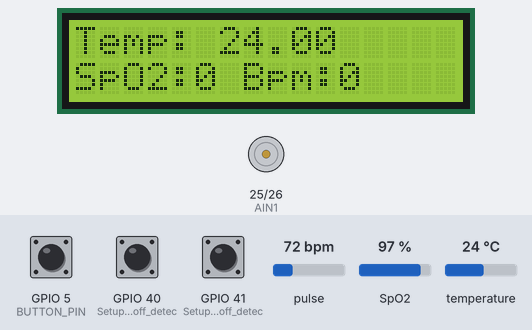
This sketch was run on a simulated ESP32. On the bench: 16×2 character LCD, motor-driver pin pairs drawn as motors (green arrow = first pin HIGH = forward, orange = second pin HIGH = backward, longer = more drive, scaled by the enable pin). The test bench sets the inputs (shaded band); at power-on: GPIO 5 (BUTTON_PIN) HIGH, temperature 24 °C, pulse 72 bpm, SpO2 97 %, GPIO 40 (Setup_for_leads_off_detec) LOW, GPIO 41 (Setup_for_leads_off_detec) LOW. What the sketch prints to the serial monitor is not drawn.

Above: at 3.3 s.
3.4 s: GPIO 5 (BUTTON_PIN) pulled LOW for 0.15 s
At 5.2 s:
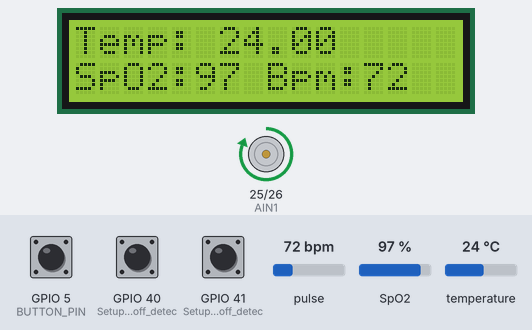
9.5 s: temperature set to 41 °C
At 10.8 s:
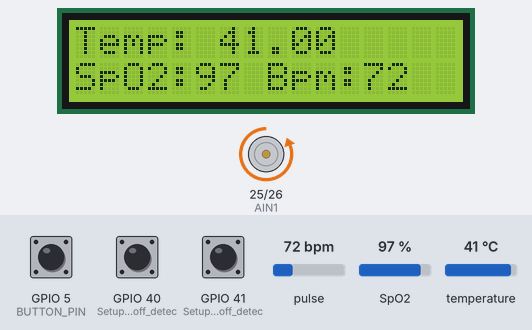
15.4 s: pulse set to 42 bpm
At 16.6 s:
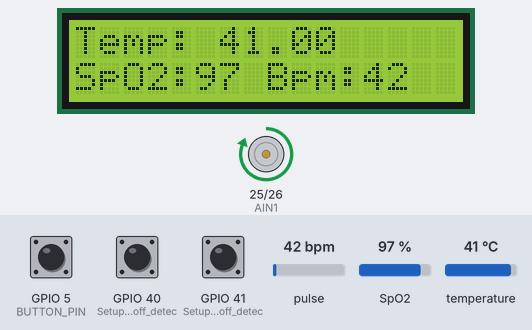
21.3 s: SpO2 set to 80 %
At 22.9 s:
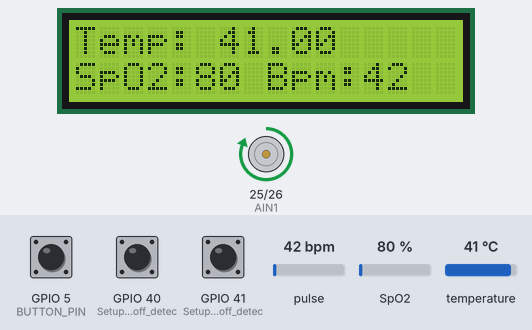
25.5 s: temperature set to 12 °C
At 27.0 s:
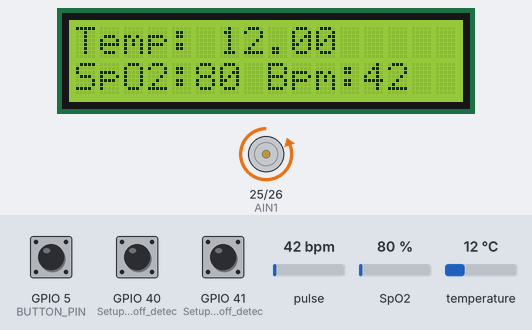
Timing chart, 0 to 29.5 s (numbered marks = the images above; inputs shaded):
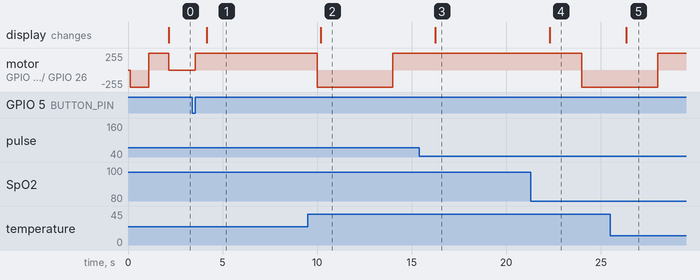

The sketch:

1.final_pre.ino
```cpp
//Libraries

#include <OneWire.h>
#include <DallasTemperature.h>
#include <Wire.h>
#include "MAX30100_PulseOximeter.h"
#include <LiquidCrystal_I2C.h>


//Constants

#define REPORTING_PERIOD_MS 1000
#define ONE_WIRE_BUS 4
#define BUTTON_PIN 5
#define AIN1 25
#define AIN2 26
#define PWMA 32


//Objects

PulseOximeter pox;
OneWire oneWire(ONE_WIRE_BUS);
DallasTemperature sensors(&oneWire);
DeviceAddress tempDeviceAddress;
LiquidCrystal_I2C lcd(0x27, 16, 2);


//Varialbes

float heartrate;
float bloodoxygen;
unsigned long lastTempRequest = 0;
unsigned long tsLastReport = 0;
unsigned long adLastReport = 0;
unsigned long motorLastReport = 0;
unsigned long lastForward = 0;
unsigned long lastReverse = 0;
unsigned long startTime = 0;
unsigned long currentTime = 0;
float temperature = 0.0;
int numberOfDevices;
bool lastState = 1;
int currentState;
int frequency;
int channel;
int resolution;
int temphighcounter = 0;
int tempCriticalCounter = 0;
int bpmHighCounter = 0;
int spoLowCounter = 0;
int spoCriticalCounter = 0;
int bpmLowCounter = 0;


//flags
bool motorFlag = 0;
bool SensitiveOxygen = 0;
bool CriticalOxygen = 0;
bool SensitiveBpm = 0;
bool CriticalBpm = 0;
bool SensitiveTemp = 0;
bool CriticalTemp = 0;
bool forward = 1;


void onBeatDetected() {
  Serial.println("Beat!");
}

void configureMax30100() {
  // Configure sensor to use 7.6mA for LED drive
  pox.setIRLedCurrent(MAX30100_LED_CURR_7_6MA);
  // Register a callback routine
  pox.setOnBeatDetectedCallback(onBeatDetected);
}

void setup(void) {
  pinMode(BUTTON_PIN, INPUT_PULLUP);
  Serial.begin(115200);

  //Buzzer
  ledcSetup(channel, frequency, resolution);
  ledcAttachPin(18, channel);

  //LCD
  lcd.init();
  lcd.backlight();
  lcd.clear();
  lcd.setCursor(0, 0);
  lcd.print("Starting...");
  Serial.println("Starting LCD");

  //DS18B20

  sensors.begin();
  numberOfDevices = sensors.getDeviceCount();
  Serial.print("Locating temperature sensors...");
  Serial.print("Found ");
  Serial.print(numberOfDevices, DEC);
  Serial.println(" sensors.");
  sensors.getAddress(tempDeviceAddress, 0);
  Serial.print("Found device ");
  sensors.setWaitForConversion(false);
  sensors.requestTemperatures();

  //MAX30100

  Serial.print("Initializing pulse oximeter..");
  Wire.setClock(400000UL);  // I tried changing the I2C_BUS_SPEED to 100Khz, it made no difference in the output values
  // Initialize sensor
  if (!pox.begin()) {
    Serial.println("FAILED");
    for (;;)
      ;
  } else {
    Serial.println("SUCCESS");
  }
  configureMax30100();


  //AD8232

  pinMode(40, INPUT);  // Setup for leads off detection LO +
  pinMode(41, INPUT);  // Setup for leads off detection LO -
  pinMode(A0, INPUT);


  //tb6612fng setup part

  pinMode(PWMA, OUTPUT);
  pinMode(AIN1, OUTPUT);
  pinMode(AIN2, OUTPUT);

  // motor

  digitalWrite(AIN1, LOW);
  digitalWrite(AIN2, HIGH);
  digitalWrite(PWMA, 255);
  delay(1000);
  digitalWrite(AIN1, HIGH);
  digitalWrite(AIN2, LOW);
  digitalWrite(PWMA, 255);
  delay(1000);


}


void loop(void) {

  //DS18B20

  if (millis() - lastTempRequest >= 2000)  // waited long enough??
  {
    float temperature = sensors.getTempC(tempDeviceAddress);
    Serial.print("Temp C: ");
    Serial.print(temperature);

    if (temperature >= 38 && temperature < 38.5) {
      temphighcounter++;
      if (temphighcounter >= 10) {
        SensitiveTemp = 1;
        CriticalTemp = 0;
        Serial.println("High Temperature");
      }
    }
    else if (temperature >= 38.5) {
      tempCriticalCounter++;
      if (tempCriticalCounter >= 10) {
        CriticalTemp = 1;
        SensitiveTemp = 0;
        Serial.println("Critical Temperature");
      }
    }
    else {
      Serial.println("Normal Healthy Temperature");
      tempCriticalCounter = 0;
      temphighcounter = 0;
      CriticalTemp = 0;
      SensitiveTemp = 0;
    }


    sensors.requestTemperatures();
    lastTempRequest = millis();
    lcd.setCursor(0, 0);
    lcd.print("Temp: ");
    lcd.print(temperature);
  }


  // MAX30100

  pox.update();

  if (millis() - tsLastReport > REPORTING_PERIOD_MS) {
    Serial.print("Heart rate:");
    heartrate = pox.getHeartRate();
    Serial.print(heartrate);
    Serial.print("bpm / SpO2:");
    bloodoxygen = pox.getSpO2();
    Serial.print(bloodoxygen);
    Serial.println("%");

    tsLastReport = millis();

    lcd.setCursor(0, 1);
    lcd.print("SpO2:");
    lcd.print(int(bloodoxygen));
    lcd.print(" Bpm:");
    lcd.print(int(heartrate));

    //buzzer_spo2 critical condition

    if (heartrate > 130) {
      bpmHighCounter++;
      if (bpmHighCounter >= 200) {
        SensitiveBpm = 1;
        CriticalBpm = 0;
        Serial.println("High BPM");
      }
    }

    else if ((heartrate < 60) && (heartrate > 40)) {
      bpmLowCounter++;
      if (bpmLowCounter >= 200) {
        CriticalBpm = 1;
        SensitiveBpm = 0;
        bpmHighCounter = 0;
        Serial.println("Low BPM");
        motorFlag = 1;
      }
    }

    else if ((heartrate >= 60) && (heartrate <= 130)) {
      Serial.println("Normal BPM");
      SensitiveBpm = 0;
      CriticalBpm = 0;
      bpmLowCounter = 0;
      bpmHighCounter = 0;
    }

    else {
      //      Serial.println("Garbage");
      SensitiveBpm = 0;
      CriticalBpm = 0;
      bpmLowCounter = 0;
      bpmHighCounter = 0;
    }

    if ((bloodoxygen < 93) && (bloodoxygen > 90)) {
      spoLowCounter++;
      if (spoLowCounter >= 200) {
        SensitiveOxygen = 1;
        CriticalOxygen = 0;
        //      spoCriticalCounter = 0;
        Serial.println("Low SPO2");
      }
    }

    else if (bloodoxygen < 90 && bloodoxygen > 50 ) {
      spoCriticalCounter++;
      if (spoCriticalCounter >= 200) {
        CriticalOxygen = 1;
        SensitiveOxygen = 0;
        //      spoLowCounter = 0;
        Serial.println("Critical SPO2");
        motorFlag = 1;
      }
    }

    else if (bloodoxygen >= 93) {
      Serial.println("Normal SPO2");
      SensitiveOxygen = 0;
      CriticalOxygen = 0;
      spoCriticalCounter = 0;
      spoLowCounter = 0;
    }


  else {
    //      Serial.println("Garbage");
    SensitiveOxygen = 0;
    CriticalOxygen = 0;
    spoCriticalCounter = 0;
    spoLowCounter = 0;
  }

  }

  //AD8232

  if (millis() - adLastReport > 10) {
    if ((digitalRead(40) == 1) || (digitalRead(41) == 1)) {
      Serial.println('!');
    } else {
      //Serial.println(analogRead(A0));
    }
    adLastReport = millis();
  }


  //Flag check

  if (((SensitiveOxygen == 1) || (SensitiveBpm == 1) || (SensitiveTemp == 1)) && ((CriticalOxygen == 0) &&  (CriticalBpm == 0))) {
    ledcWriteTone(channel, 400);
    Serial.println("Attention required");
  }


  else if ((CriticalOxygen == 1) || (CriticalBpm == 1)) {
    ledcWriteTone(channel, 800);
    motorFlag = 1;
    Serial.println("Critical Situation Ventilator will turn ON");

  }

  else if ((SensitiveOxygen == 0) && (SensitiveBpm == 0) && (SensitiveTemp == 0) && (CriticalOxygen == 0) && (CriticalBpm == 0))
  { ledcWriteTone(channel, 0);
    Serial.println("Healthy Situation");

  }

  // Button Check

  currentState = digitalRead(BUTTON_PIN);
  //Serial.println(currentState);

  if (lastState == 0 && currentState == 1) {
    motorFlag = !motorFlag;
    Serial.println("---------------------------State changed-----------------------------");
  }


  //  }
  lastState = currentState;
  ventilator();

}


void ventilator() {
  //  if(millis() - motorLastReport > 5000)
  //  {
  if (motorFlag == 1) {

    currentTime = millis();
    if (forward && (currentTime - startTime >= 10000)) {
      forward = false;
      startTime = currentTime;
    } else if (!forward && (currentTime - startTime >= 4000)) {
      forward = true;
      startTime = currentTime;
    }

    // Rotate the motor in the current direction
    if (forward) {
      digitalWrite(AIN1, HIGH);
      digitalWrite(AIN2, LOW);
      digitalWrite(PWMA, 255);
      Serial.println("Forward Motor");

    } else {
      digitalWrite(AIN1, LOW);
      digitalWrite(AIN2, HIGH);
      digitalWrite(PWMA, 255);
      Serial.println("Reverse Motor");

    }

  }
  else if (motorFlag == 0) {
    Serial.println("motor stopped");
    digitalWrite(AIN1, LOW);  //Motor A Rotate AntiClockwise
    digitalWrite(AIN2, LOW);
    digitalWrite(PWMA, 0);
  }
  //motorLastReport= millis();
}
```

Measured:
- after the input at 3.4 s, motor on GPIO 25 (AIN1) / GPIO 26 (AIN2): stopped → forward 255/255 after 0.16 s
- after the input at 9.5 s, the display: changes after 0.69 s (image 2)
- after the input at 15.4 s, the display: changes after 0.86 s (image 3)
- after the input at 21.3 s, the display: changes after 1.0 s (image 4)
- after the input at 25.5 s, the display: changes after 0.83 s (image 5)
